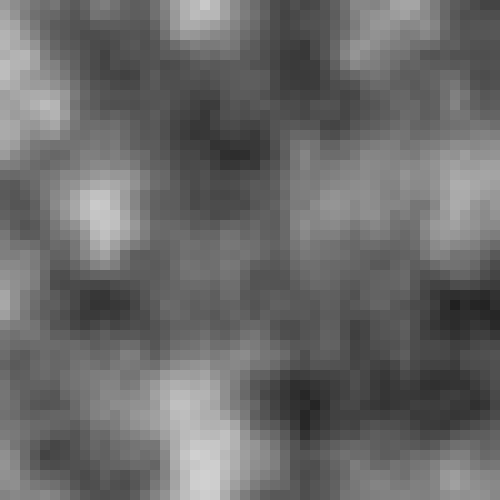
Frame 1 (no input)
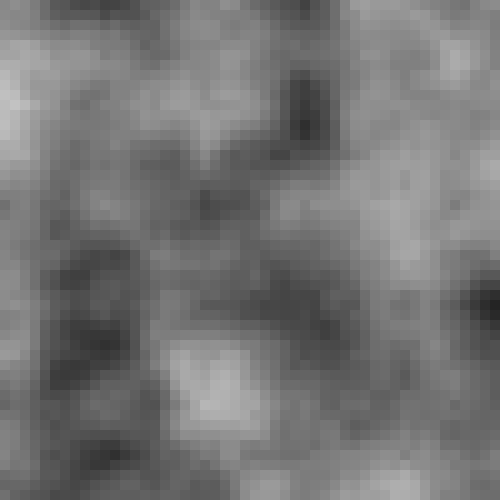
Frame 60 (the mouse pressed at the canvas centre just before this capture)
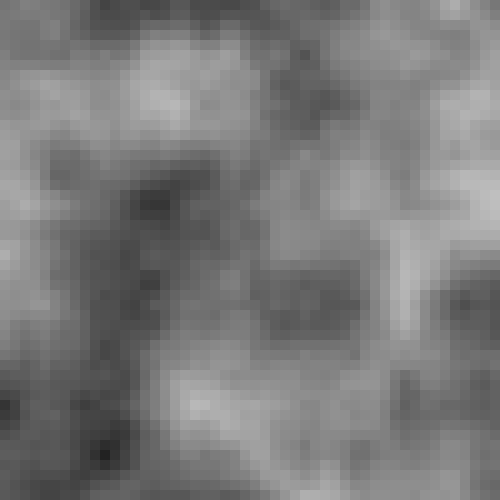
Frame 120 (the mouse held since frame 60 and released just before this capture)

The Processing sketch that drew these frames (run headless with seeded random() and noise(); from frame 60 on, the mouse is pressed at the canvas centre):

// Processing sketch: Perlin
// ── Perlin.pde

// Window settings
int frame_rate = 60;
void setup(){
  size(500, 500);
  pixelDensity(displayDensity());
  // Sets color space to Hue Saturation Brightness with max values of HSB respectively
  colorMode(HSB, 255, 255, 255, 255);
  frameRate(frame_rate);
  
  background(255);
  noStroke();
  fill(255);
}

int box_size = 10;
float noise_inc = 0.1;

float noise_z = 0;
float noise_z_inc = 0.01;
int rand_seed = 0;
void draw(){
  background(255);
  //noiseSeed(rand_seed++);
  float noise_x = 0;
  
  for(int x = 0; x < width; x+=box_size) {
    float noise_y = 0;
    for(int y = 0; y < height; y+=box_size) {
      float alpha = 255;
      float val = map(noise(noise_x, noise_y, noise_z), 0, 1, 0, 255);
      fill(val, alpha);
      rect(x, y, box_size, box_size);
      
      //float val = map(noise(noise_x,noise_y, noise_z), 0, 1, 0, TWO_PI);
      //PVector vec = PVector.fromAngle(val);
      //stroke(0);
      //push();
      //translate(x, y);
      //rotate(vec.heading());
      //line(0,0,box_size,0);
      //pop();
      
      noise_y += noise_inc;
    }
    noise_x += noise_inc;
  }
  noise_z += noise_z_inc;
}
